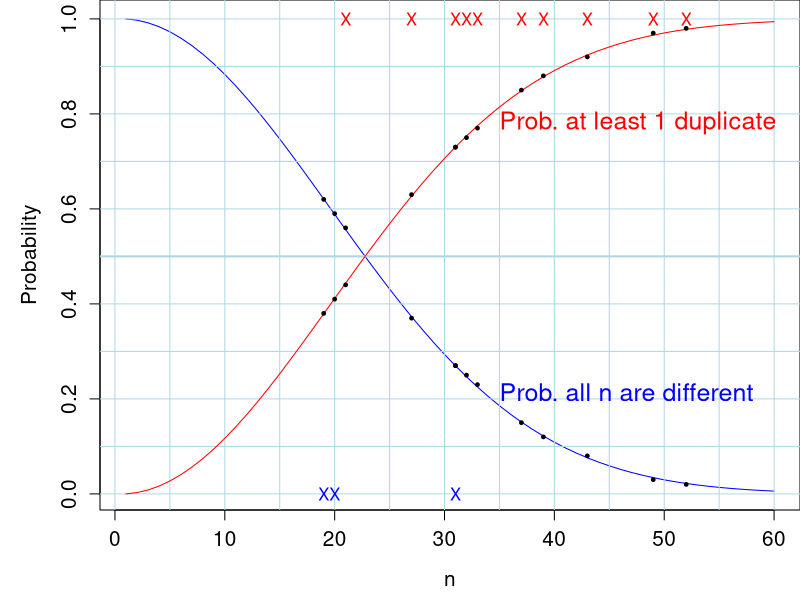

This chart was generated by the following R code:
## ---- chunk 1

n.times = 45 ; prob.per.time = 0.03 ; N.SIMS = 100
sims = matrix(sample(c("+","-"),
                     size=N.SIMS*n.times,
                     prob=c(prob.per.time,1-prob.per.time),
                     replace=TRUE),
              N.SIMS, n.times) # N.SIMS rows, n.times columns
noquote(apply(sims[1:10,],1,paste,collapse=""))
str(sims)

positive = apply(sims=="+",1,any)  # applies the 'any' function to each row
str(positive)
proportion.of.sims.with.a.hit = mean(positive)
num = sum(positive) 

cat(paste("Proportion.of.sims.with.a.hit: ",toString(num),"/",toString(N.SIMS)," = ",toString(proportion.of.sims.with.a.hit),";\nfor a more stable estimate, use a larger N.SIMS",sep=""))

## ---- chunk 2

one.random.sequence =function(n.hermits=6){ # max 26, for 1-letter names
    names = LETTERS[1:n.hermits]
    who.is.infectious.today = 1
    trail = names[who.is.infectious.today]
    for(visit in (1:(n.hermits-1)) ) {
        who.infectious.hermit.visits = 
         sample( (1:n.hermits)[-who.is.infectious.today], 1)
       trail = c(trail, names[who.infectious.hermit.visits])
    }
    return(trail)
}

(s = one.random.sequence(6)) ; duplicated(s)

N.SIMS = 100; n.hermits = 6
sequences  = matrix(NA,N.SIMS,n.hermits)
for(i.row in 1:N.SIMS ){
   sequences[i.row,1:6] = one.random.sequence(n.hermits)
}

first.duplicate = function(x){
   d = duplicated(x)
   result = length(x)+1 
   if(any(d)) result = min( (1:n.hermits)[duplicated(x)] )
   return(result)
} 

when.first.dup.happens = apply(sequences,1,first.duplicate)

table(when.first.dup.happens)


## ---- chunk 3

year=c(0.8+(1981:1984),0.8+(1986:1988),
       1989.4,1989.8,0.4+(1990:1992),1993.8)
n = c(27,37,33,20,21,19,39,31,31,52,43,49,32)
at.least.one.duplicate.birthday =
   c(TRUE,TRUE,TRUE,FALSE,TRUE,FALSE,TRUE,TRUE,
     FALSE,TRUE,TRUE,TRUE,TRUE) 
cbind(year,n,at.least.one.duplicate.birthday)
sum(at.least.one.duplicate.birthday)

cat("n's in the classes without a duplicate:")

n[!at.least.one.duplicate.birthday]

## ---- chunk 4

prob.all.n.different = cumprod( (365:1) / rep(365,365) )

prob.all.different = round(prob.all.n.different[n],2)
prob.at.least.1.duplicate = 1 - prob.all.different

par(mfrow=c(1,1),mar = c(4.5,5,0,0))
plot(1:60,prob.all.n.different[1:60],type="l",
     cex.axis=1.25,cex.lab=1.25,
     xlab="n",col="blue",ylab="Probability")

abline(h=seq(0,1,0.1),col="lightblue")
abline(h=0.5,col="lightblue",lwd=2)
abline(v=seq(0,60,5),col="lightblue")

lines(1:60,1-prob.all.n.different[1:60],col="red")

points(n,prob.all.different,pch=19,cex=0.5)
points(n,1-prob.all.different,pch=19,cex=0.5)

points(n,at.least.one.duplicate.birthday,
       pch="X",cex=1.0,
       col=c("blue","red")[1+at.least.one.duplicate.birthday])

text(35,1-prob.all.n.different[35],
     "Prob. at least 1 duplicate",
     cex=1.5,col="red",adj=c(0,1.25))

text(35,prob.all.n.different[35],
     "Prob. all n are different",
     cex=1.5,col="blue",adj=c(0,-0.25))
                                          
## ---- chunk 5
Q75 = qnorm(p = 0.75, mean=0, sd=1)
round(Q75,2)
